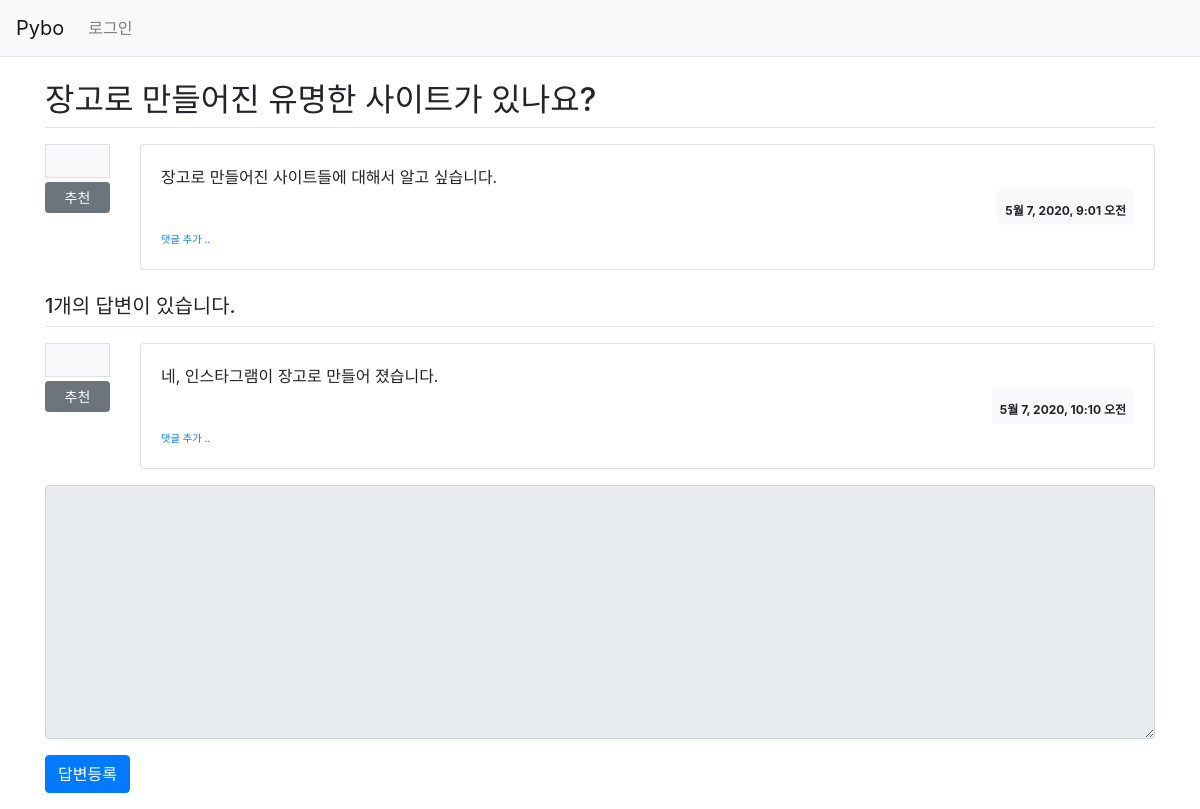
Page /pybo/3/ on the committed database.
### pybo/models.py (models this page shows, shortened)
class Question(models.Model):
    subject = models.CharField(max_length=200)
    content = models.TextField()
    create_date = models.DateTimeField()

class Answer(models.Model):
    question = models.ForeignKey(Question, on_delete=models.CASCADE)
    content = models.TextField()
    create_date = models.DateTimeField()

### pybo/views.py (the view)
# urls.py: path('<int:question_id>/', views.detail, name='detail'),
def detail(request, question_id):
    question = get_object_or_404(Question, pk=question_id)
    context = {'question':question}
    return render(request,'pybo/question_detail.html',context)

### templates/pybo/question_detail.html (shortened to what this page needs)
{% extends 'base.html' %}
{% load pybo_filter %}
{% block content %}
<div class="container my-3">
    <h2 class="border-bottom py-2">{{ question.subject }}</h2>
    <div class="row my-3">
        <div class="col-1">
            <div class="bg-light text-center p-3 border font-weight-bolder mb-1">{{question.voter.count}}</div>
            <a href="#" data-uri="{% url 'pybo:vote_question' question.id  %}"
               class="recommend btn btn-sm btn-secondary btn-block my-1">추천</a>
        </div>
        <div class="col-11">
            <div class="card">
                <div class="card-body">
                    <div class="card-text">{{ question.content|mark }}</div>
                    <div class="d-flex justify-content-end">
                        <div class="badge badge-light p-2 text-left">
                            <div>{{ question.create_date }}</div>
                        </div>
                    </div>
                    <div>
                        <a href="{% url 'pybo:comment_create_question' question.id  %}"
                           class="small"><small>댓글 추가 ..</small></a>
                    </div>
                </div>
            </div>
        </div>
    </div>
    <h5 class="border-bottom my-3 py-2">{{question.answer_set.count}}개의 답변이 있습니다.</h5>
    {% for answer in question.answer_set.all %}
    <div class="row my-3">
        <div class="col-1">
            <div class="bg-light text-center p-3 border font-weight-bolder mb-1">{{answer.voter.count}}</div>
            <a href="#" data-uri="{% url 'pybo:vote_answer' answer.id  %}"
                class="recommend btn btn-sm btn-secondary btn-block my-1">추천</a>
        </div>
        <div class="col-11">
            <div class="card">
                <div class="card-body">
                    <div class="card-text">{{ answer.content|mark }}</div>
                    <div class="d-flex justify-content-end">
                        <div class="badge badge-light p-2 text-left">
                            <div>{{ answer.create_date }}</div>
                        </div>
                    </div>
                    <div>
                        <a href="{% url 'pybo:comment_create_answer' answer.id  %}"
                           class="small"><small>댓글 추가 ..</small></a>
                    </div>
                </div>
            </div>
        </div>
    </div>
    {% endfor %}
    <form action="{% url 'pybo:answer_create' question.id %}" method="post" class="my-3">
        <div class="form-group">
            <textarea {% if not user.is_authenticated %}disabled{% endif %}
              name="content" id="content" class="form-control" rows="10"></textarea>
        </div>
        <input type="submit" value="답변등록" class="btn btn-primary">
    </form>
</div>
{% endblock %}

### rows in the picture
Question: subject "장고로 만들어진 유명한 사이트가 있나요?", content|mark "장고로 만들어진 사이트들에 대해서 알고 싶습니다.", create_date "5월 7, 2020, 9:01 오전", answer_set.count "1"
Answer: content|mark "네, 인스타그램이 장고로 만들어 졌습니다.", create_date "5월 7, 2020, 10:10 오전"
